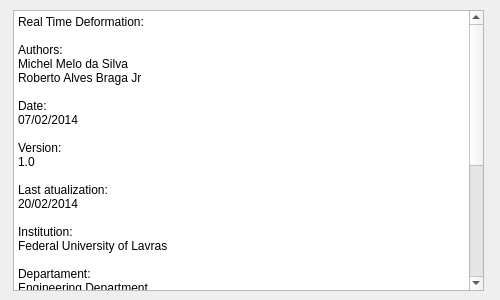
<?xml version="1.0" encoding="UTF-8"?>
<ui version="4.0">
 <class>DialogSobre</class>
 <widget class="QDialog" name="DialogSobre">
  <property name="geometry">
   <rect>
    <x>0</x>
    <y>0</y>
    <width>500</width>
    <height>300</height>
   </rect>
  </property>
  <property name="minimumSize">
   <size>
    <width>500</width>
    <height>300</height>
   </size>
  </property>
  <property name="maximumSize">
   <size>
    <width>500</width>
    <height>300</height>
   </size>
  </property>
  <property name="windowTitle">
   <string>Dialog</string>
  </property>
  <property name="windowIcon">
   <iconset resource="../RealTimeDeformation.qrc">
    <normaloff>:/myimages/share/RealTimeDeformation/icons/about.png</normaloff>:/myimages/share/RealTimeDeformation/icons/about.png</iconset>
  </property>
  <widget class="QPlainTextEdit" name="plainTextEdit">
   <property name="geometry">
    <rect>
     <x>13</x>
     <y>10</y>
     <width>471</width>
     <height>281</height>
    </rect>
   </property>
   <property name="readOnly">
    <bool>true</bool>
   </property>
   <property name="plainText">
    <string>Real Time Deformation:

Authors: 
Michel Melo da Silva 
Roberto Alves Braga Jr

Date: 
07/02/2014

Version: 
1.0

Last atualization:
20/02/2014

Institution: 
Federal University of Lavras

Departament: 
Engineering Department

Setor:
Centre for Development of Applied Instrumentation in Agriculture

Local: 
Lavras - MG - Brazil

Related Papers:
--
--

Contacts: 
michelms@comp.ufla.br
robbraga@gmail.com</string>
   </property>
  </widget>
 </widget>
 <resources>
  <include location="../RealTimeDeformation.qrc"/>
 </resources>
 <connections/>
</ui>
